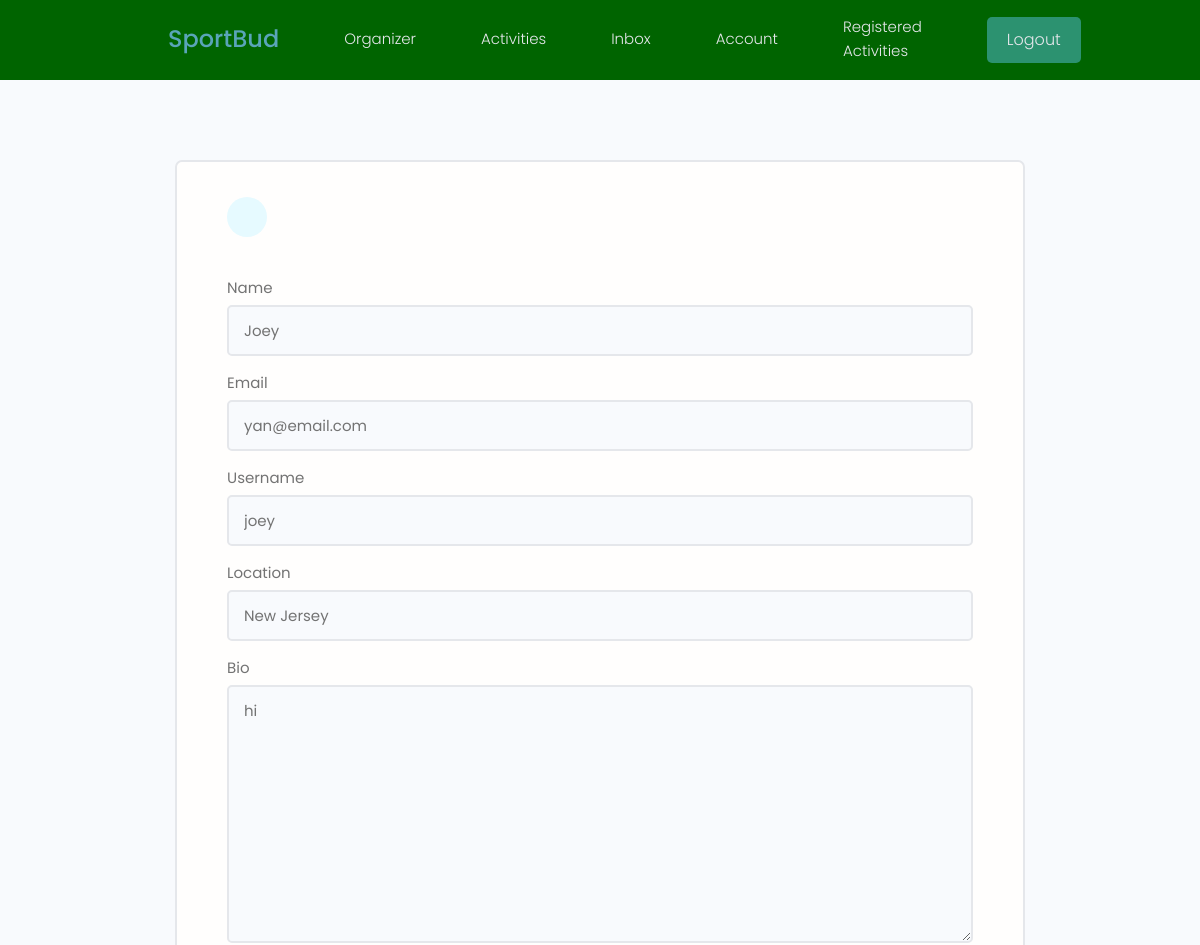
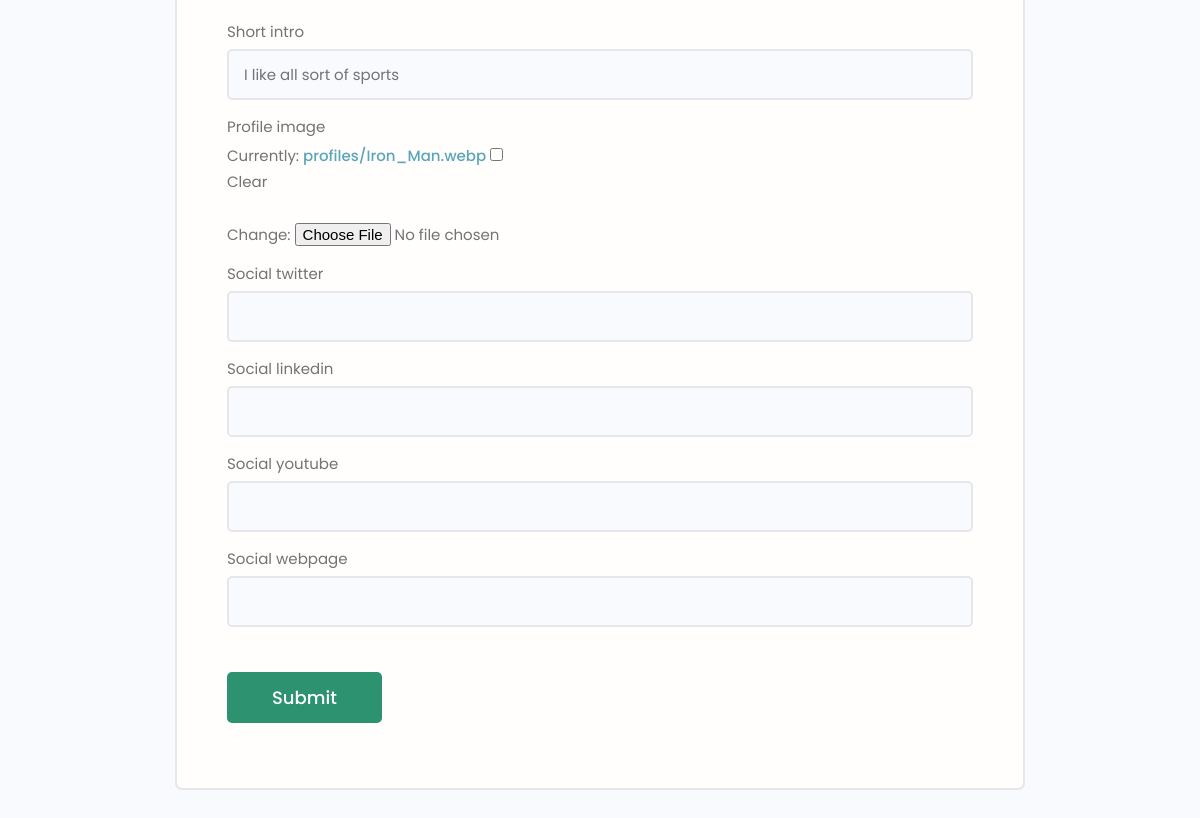
Screenshot of /edit-account/ (signed in) with the database file from the repository (2 pictures, top to bottom).
### users/models.py (models this page shows, shortened)
class Profile(models.Model):
    user = models.OneToOneField(User, on_delete=models.CASCADE, null=True,blank=True)
    name = models.CharField(max_length=200, blank=True, null=True)
    location = models.CharField(max_length=200, blank=True, null=True)
    email = models.EmailField(max_length=500, blank=True, null=True)
    username = models.CharField(max_length=200, blank=True, null=True)
    short_intro = models.CharField(max_length=200, blank=True, null=True)
    bio = models.TextField(blank=True, null=True)
    profile_image = models.ImageField(null=True, blank=True, upload_to='profiles/', default='profiles/default.jpeg')
    social_twitter = models.CharField(max_length=200, blank=True, null=True)
    social_linkedin = models.CharField(max_length=200, blank=True, null=True)
    social_youtube = models.CharField(max_length=200, blank=True, null=True)
    social_webpage = models.CharField(max_length=200, blank=True, null=True)
    created = models.DateTimeField(auto_now_add=True)
    hackathon_participant = models.BooleanField(default=True, null=True)
    registered_activities = models.ManyToManyField('base.Activity', blank=True, related_name='registered_activities')
    id = models.UUIDField(default=uuid.uuid4, unique=True, primary_key=True, editable=False)

### users/views.py (the view)
# urls.py: path('edit-account/', views.editAccount, name='edit-account'),
@login_required(login_url='login')
def editAccount(request):
    profile = request.user.profile
    form = ProfileForm(instance=profile)
    if request.method == 'POST':
        form = ProfileForm(request.POST, request.FILES, instance=profile)
        if form.is_valid():
            form.save()
            return redirect('account')
    context = {'form':form}
    return render(request, 'users/profile_form.html', context)

### users/forms.py
class ProfileForm(ModelForm):
    class Meta:
        model = Profile
        fields = ['name', 'email', 'username', 'location', 'bio', 'short_intro', 'profile_image', 'social_twitter', 'social_linkedin', 'social_youtube', 'social_webpage']
    def __init__(self, *args, **kwargs):
        super(ProfileForm, self).__init__(*args, **kwargs)
        for name, field in self.fields.items():
            field.widget.attrs.update({'class':'input'})

### users/templates/users/profile_form.html (shortened to what this page needs)
{% extends 'main.html' %}
{% block content %}
<main class="formPage my-xl">
    <div class="content-box">
        <div class="formWrapper">
            <a class="backButton" href="{% url 'account' %}"></a>
            <br>
            <form class="form" method="POST" action="{% url 'edit-account' %}" enctype="multipart/form-data">
                {% for field in form %}
                <div class="form__field">
                    <label for="formInput#text">{{field.label}}</label>
                    {{field}}
                </div>
                {% endfor %}
                <input class="btn btn--sub btn--lg  my-md" type="submit" value="Submit" />
            </form>
        </div>
    </div>
</main>
{% endblock content %}

### static/styles/app.css (style rules this page uses)
:root { --color-sub: #006400; --color-sub-light: #2c9270; }
.btn--sub { background-color: var(--color-sub-light); }
.content-box { width: 95%; max-width: 85rem; margin: 0 auto; }
.backButton { background: var(--color-main-light); color: var(--color-main); width: 4rem; height: 4rem; display: flex; align-items: center; justify-content: center; border-radius: 50%; }
.formPage .formWrapper { list-style: none; background: var(--color-white); padding: 3.5rem 5rem; border: 2px solid var(--color-light); border-radius: 0.7rem; }

### static/uikit/styles/modules/_variables.css (style rules this page uses)
:root { --color-main: #5aa5b9; --color-main-light: #e6faff; --color-sub: #3f4156; --color-sub-light: #51546e; --color-sub-lighter: #ededfd; --color-text: #737373; --color-gray: #8b8b8b; --color-light: #e5e7eb; --color-light-gray: #767676; --color-bg: #f8fafd; --color-white: #fffefd; --color-white-light: #f3f3f3; --color-success: #359e64; --color-success-bg: #def8e8; --color-error: #fc4b0b; --color-error-bg: #fff2ee; --font-base: 'Poppins', arial, helvetica, 'Segoe UI', roboto, ubuntu, sans-serif; --font-monospace: 'Fira Code', 'Courier New', courier, monospace; --font-regular: 300; --font-medium: 500; --font-bold: 700; --generic-shadow: 1px 1px 5px #00000010; --generic-transition: all 0.3s ease-in-out; }

### static/uikit/styles/modules/_base.css (style rules this page uses)
* { margin: 0; padding: 0; box-sizing: border-box; text-rendering: optimizeLegibility; color: inherit; font-size: inherit; }
html { font-size: 50%; }
@media only screen and (min-width: 480px) { html { font-size: 56.25%; } }
@media only screen and (min-width: 1200px) { html { font-size: 62.5%; } }
body { line-height: 1.6; font-weight: 400; font-size: 1.5rem; color: var(--color-text); background-color: var(--color-bg); min-height: 100vh; }

### static/uikit/styles/modules/_typography.css (style rules this page uses)
* { font-family: var(--font-base); }
a { padding-bottom: 2px; text-decoration: none; display: inline-block; color: var(--color-main); font-weight: var(--font-medium); }

### static/uikit/styles/modules/_utilities.css (style rules this page uses)
.my-md { margin: 3rem auto; }
.my-xl { margin: 8rem auto; }

### static/uikit/styles/modules/_button.css (style rules this page uses)
.btn { display: inline-block; position: relative; cursor: pointer; background-color: var(--color-light); font-weight: var(--font-medium); color: var(--color-sub); text-decoration: none; padding: 1rem 2rem; border-radius: 0.5rem; border: none; width: -webkit-fit-content; width: -moz-fit-content; width: fit-content; height: -webkit-fit-content; height: -moz-fit-content; height: fit-content; font-size: 1.6rem; outline-width: 0; outline-color: transparent; -webkit-backface-visibility: hidden; backface-visibility: hidden; transition: all 0.3s ease-in-out; }
.btn--sub { background-color: var(--color-sub); color: var(--color-white); }
.btn--lg { font-size: 1.8rem; padding: 1.2rem 4.5rem; }

### static/uikit/styles/modules/_form.css (style rules this page uses)
.form { display: block; }
.form__field { margin-top: 1.5rem; margin-bottom: 1.5rem; }
.form__label, .form__field > label { display: block; margin-bottom: 0.5rem; color: var(--color-text); }
input.input[type='text'], input.input[type='email'], input.input[type='password'], input.input[type='number'], textarea.input { min-width: 24rem; width: 100%; padding: 1.2rem 1.5rem; border-radius: 0.5rem; border: 2px solid var(--color-light); transition: all 0.3s ease-in-out; background-color: var(--color-bg); }

### rows the page displays
Profile: form "Joey" "yan@email.com" "joey" "New Jersey" "hi" "I like all sort of sports"

### other values shown
{{ field.label }} "Name" "Email" "Username" "Location" "Bio" "Short intro" "Profile image" "Social twitter" "Social linkedin" "Social youtube" "Social webpage"
